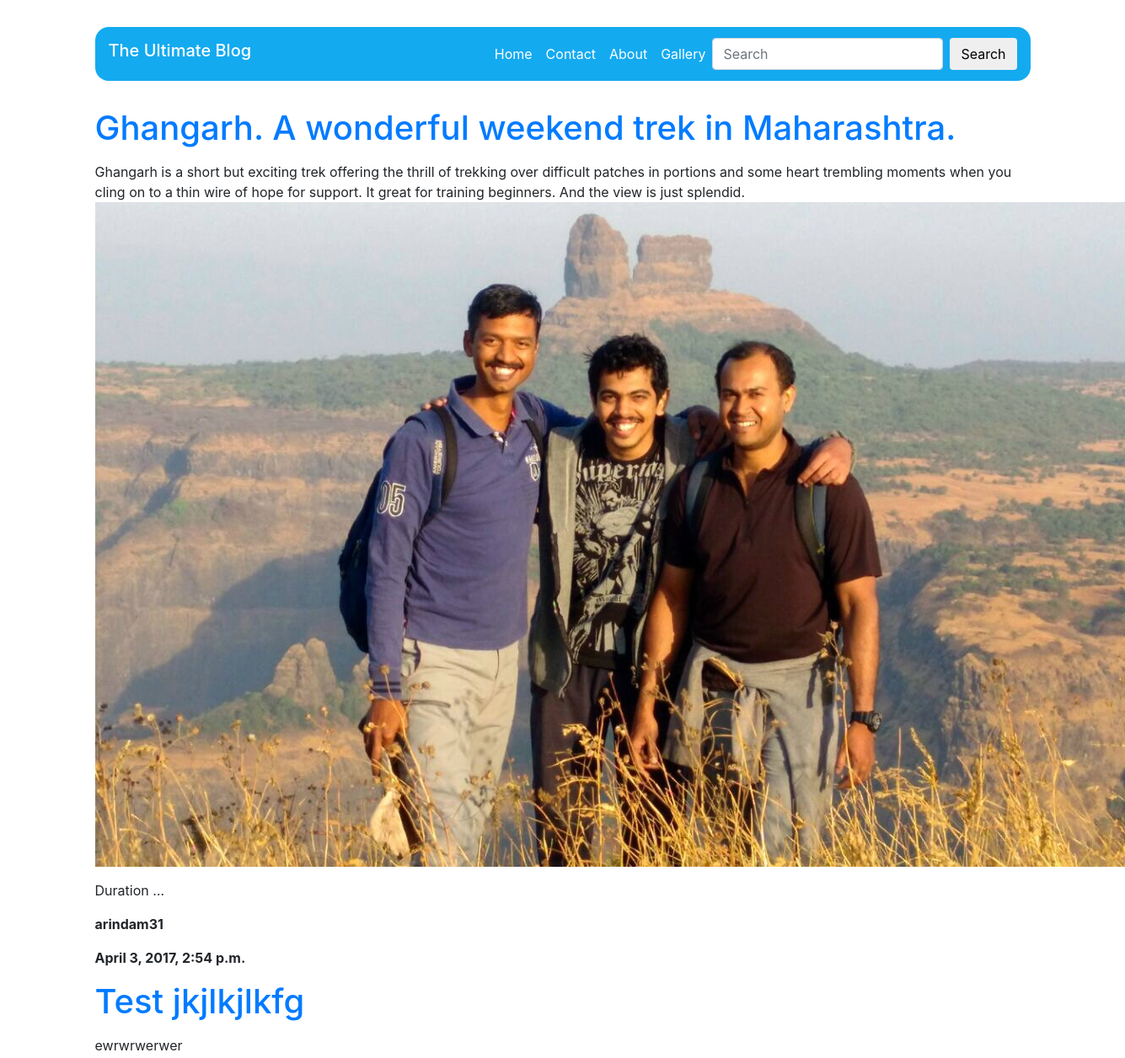
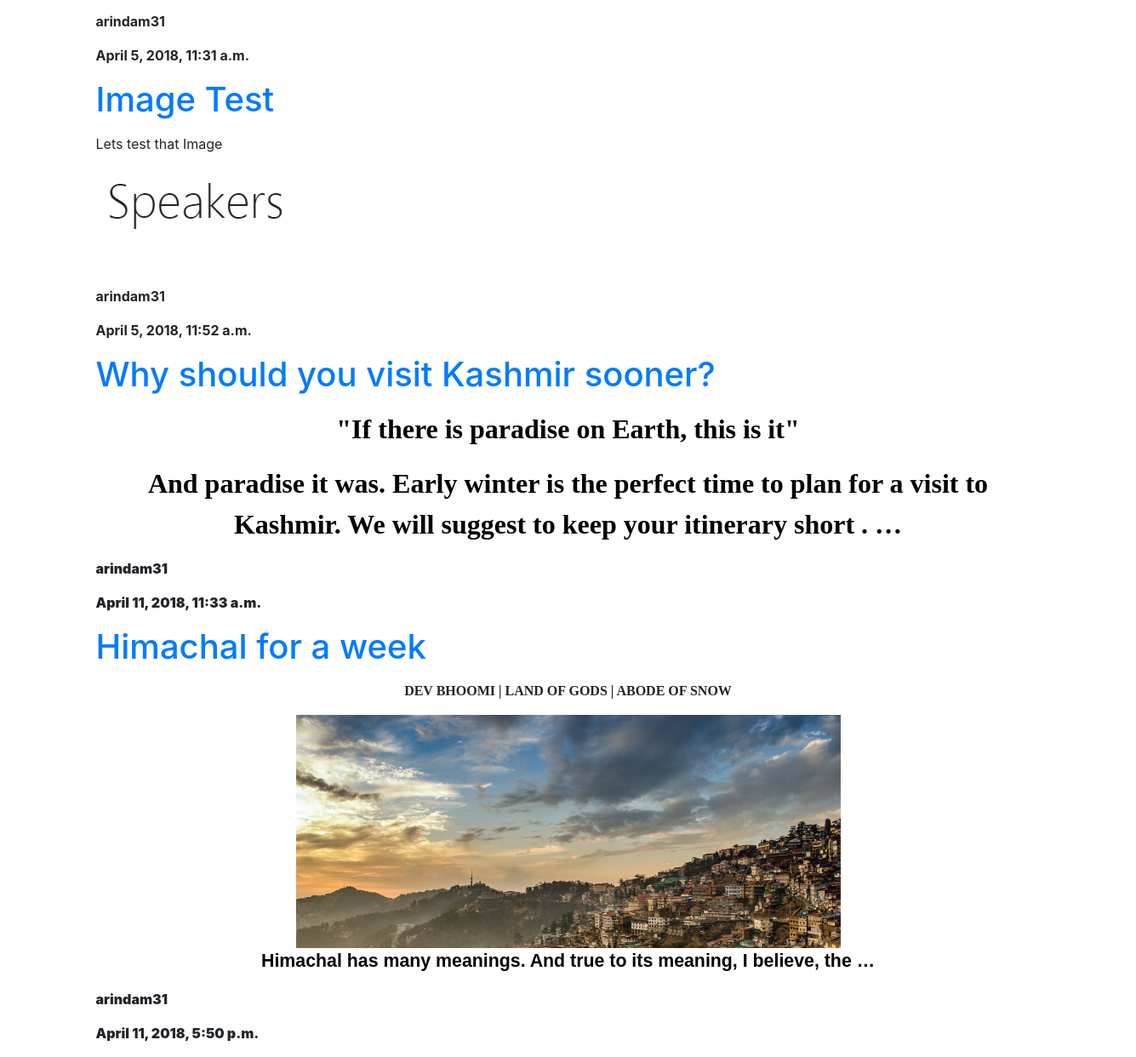
The page /posts on the database its author committed (2 pictures, top to bottom).
### blog/models.py (models this page shows, shortened)
class Post(models.Model):
	author = models.ForeignKey('auth.User', on_delete=models.CASCADE)
	title = models.CharField(max_length=200)
	text = RichTextField()
	created_date = models.DateTimeField(default=timezone.now)
	published_date = models.DateTimeField(blank=True, null=True)
	published = models.BooleanField(default=False)
	likes = models.PositiveIntegerField(default=0)
	favourite = models.BooleanField(default=False)
	tags = models.ManyToManyField(Tag, blank=True)

### blog/views.py (the view)
# urls.py: url(r'^posts$', views.post_list, name='post_list'),
def post_list(request):
    if not request.user.is_staff or not request.user.is_superuser:
        posts = models.Post.objects.filter(published=True, created_date__lte=timezone.now()).order_by('published_date')
    else:
        posts = models.Post.objects.filter(created_date__lte=timezone.now()).order_by('published_date')
    return render(request, 'blog/post_list.html', {'posts':posts})

### blog/templates/blog/post_list.html
{% extends 'blog/base.html' %}
{% block content %}
    {% if posts %}
        {% for post in posts %}
            <div class="post">
		    <h1><a href="{% url 'post_details' post.pk %}">{{ post.title }}</a> </h1>
                <p>{{ post.text| safe | truncatewords:"50" | linebreaksbr }} </p>
                <p><strong>{{ post.author }}</strong></p>
                <div class="date">
                    <p><strong>{{ post.created_date }}</strong></p>
                </div>
            </div>
        {% endfor %}
    {% endif %}
{% endblock %}

### rows shown on the page
Post: title "Ghangarh. A wonderful weekend trek in Maharashtra.", text "Ghangarh is a short but exciting trek offering the thrill of trekking over difficult patches in portions and some heart trembling moments when you cling on to a thin wire of hope for support. It great for training beginners. And the view is just splendid. Duration …", text (picture), author "arindam31", created_date "April 3, 2017, 2:54 p.m."
Post: title "Test jkjlkjlkfg", text "ewrwrwerwer", author "arindam31", created_date "April 5, 2018, 11:31 a.m."
Post: title "Image Test", text "Lets test that Image", text (picture), author "arindam31", created_date "April 5, 2018, 11:52 a.m."
Post: title "Why should you visit Kashmir sooner?", text "\"If there is paradise on Earth, this is it\" And paradise it was. Early winter is the perfect time to plan for a visit to Kashmir. We will suggest to keep your itinerary short . …", author "arindam31", created_date "April 11, 2018, 11:33 a.m."
Post: title "Himachal for a week", text "DEV BHOOMI | LAND OF GODS | ABODE OF SNOW Himachal has many meanings. And true to its meaning, I believe, the …", text (picture), author "arindam31", created_date "April 11, 2018, 5:50 p.m."
